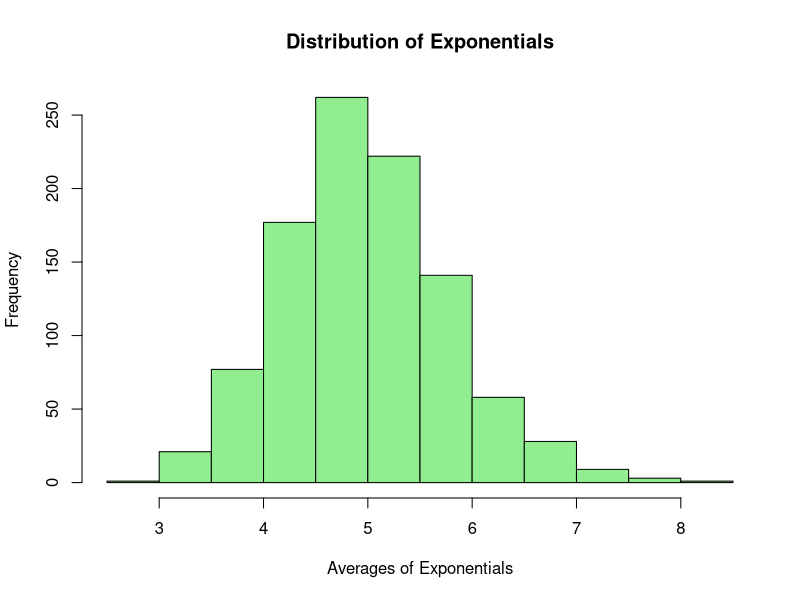
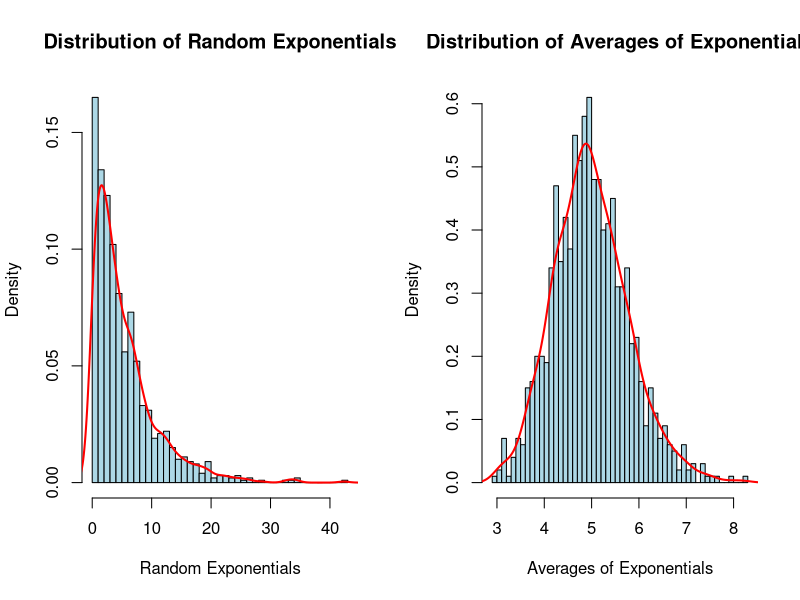

Here is the R script that generated these plots, in order:
## ---- chunk 1
knitr::opts_chunk$set(echo = TRUE, warning=FALSE, message=FALSE)
## ---- chunk 2
set.seed(42)
exp_mns <- NULL
lambda <- 0.2
n <- 40
for (i in 1 : 1000) exp_mns <- c(exp_mns, mean(rexp(n, lambda)))
hist(exp_mns, col="lightgreen", xlab="Averages of Exponentials", main="Distribution of Exponentials")
## ---- chunk 3
s_mean <- mean(exp_mns)
s_mean 

t_mean <- 1 / lambda
t_mean

paste("Difference between sample and theoretical mean is", abs(s_mean - t_mean))
## ---- chunk 4
s_var <- var(exp_mns)
s_var

t_var <- (1 / lambda)**2/n
t_var

paste("Difference between sample and theoretical variance is", abs(s_var - t_var))
## ---- chunk 5
set.seed(42)
rand_exp <- rexp(1000, lambda)
## ---- chunk 6
par(mfrow=c(1,2))
hist(rand_exp, prob=TRUE, breaks = n, col="lightblue", xlab="Random Exponentials", ylab="Density", main="Distribution of Random Exponentials")
lines(density(rand_exp), lwd=2, col="red")
hist(exp_mns, prob=TRUE, breaks = n, col="lightblue", xlab="Averages of Exponentials", ylab="Density", main="Distribution of Averages of Exponentials")
lines(density(exp_mns), lwd=2, col="red")
